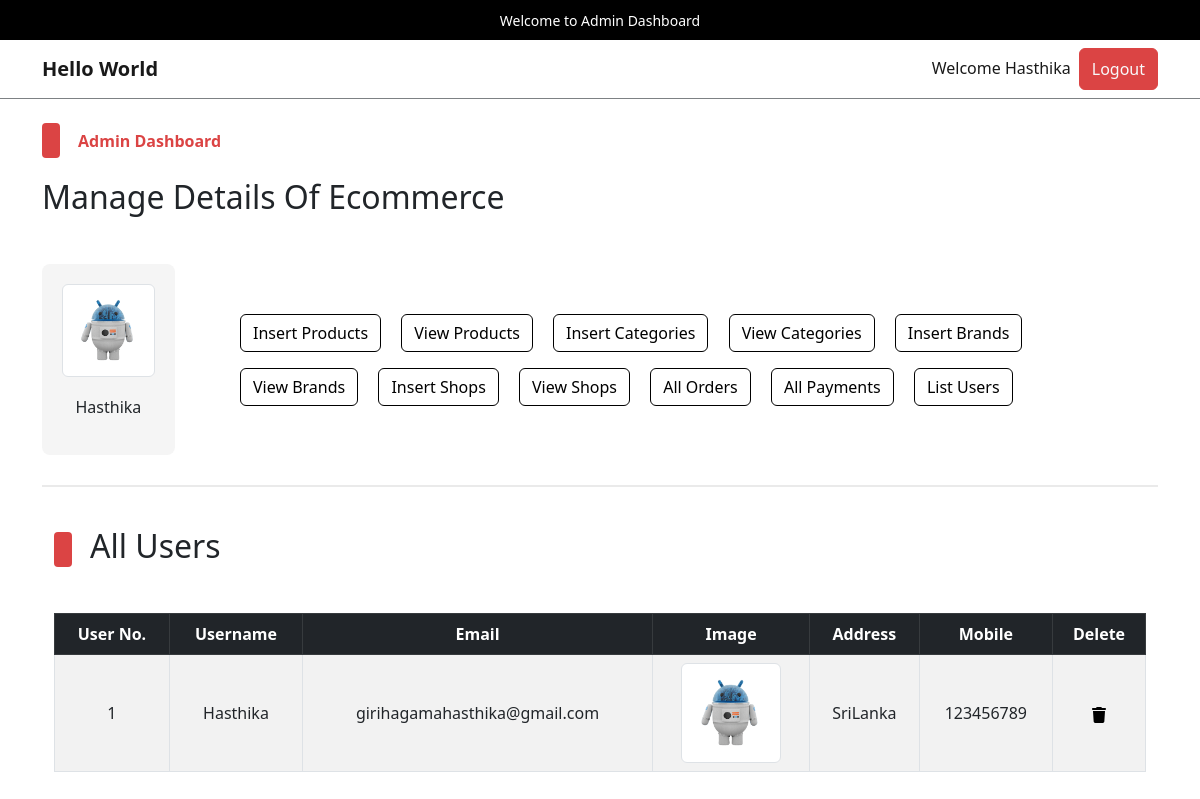
/admin/index.php?list_users (signed in), run on the app's committed database.
### tables this page shows
CREATE TABLE `admin_table` (
  `admin_id` int(11) NOT NULL,
  `admin_name` varchar(100) NOT NULL,
  `admin_email` varchar(200) NOT NULL,
  `admin_image` varchar(255) NOT NULL,
  `admin_password` varchar(255) NOT NULL
);

CREATE TABLE `user_table` (
  `user_id` int(11) NOT NULL,
  `username` varchar(100) NOT NULL,
  `user_email` varchar(100) NOT NULL,
  `user_password` varchar(255) NOT NULL,
  `user_image` varchar(255) NOT NULL,
  `user_ip` varchar(100) NOT NULL,
  `user_address` varchar(255) NOT NULL,
  `user_mobile` varchar(20) NOT NULL
);

### admin/list_users.php (the view, shortened to what this page needs)
<!DOCTYPE html>
<html lang="en">
<head>
</head>
<body>
    <div class="container">
        <div class="categ-header">
            <div class="sub-title">
                <span class="shape"></span>
                <h2>All Users</h2>
            </div>
        </div>
        <div class="table-data">
            <table class="table table-bordered table-hover table-striped text-center">
                <thead class="table-dark">
                    <?php
                    $get_user_query = "SELECT * FROM `user_table`";
                    $get_user_result = mysqli_query($con, $get_user_query);
                    $row_count = mysqli_num_rows($get_user_result);
                    if($row_count!=0){
                        echo "
                        <tr>
                        <th>User No.</th>
                        <th>Username</th>
                        <th>Email</th>
                        <th>Image</th>
                        <th>Address</th>
                        <th>Mobile</th>
                        <th>Delete</th>
                    </tr>
                    ";
                    }
                    ?>
                </thead>
                <tbody>
                    <?php
                    if ($row_count == 0) {
                        echo "<h2 class='text-center text-light p-2 bg-dark'>No users yet</h2>";
                    } else {
                        $id_number = 1;
                        while ($row_fetch_users = mysqli_fetch_array($get_user_result)) {
                            $user_id = $row_fetch_users['user_id'];
                            $username = $row_fetch_users['username'];
                            $user_email = $row_fetch_users['user_email'];
                            $user_image = $row_fetch_users['user_image'];
                            $user_address = $row_fetch_users['user_address'];
                            $user_mobile = $row_fetch_users['user_mobile'];
                            echo "
                            <tr>
                            <td>$id_number</td>
                            <td>$username</td>
                            <td>$user_email</td>
                            <td>
                                <img src='../users_area/user_images/$user_image' alt='$username photo' class='img-thumbnail' width='100px'/>
                            </td>
                            <td>$user_address</td>
                            <td>$user_mobile</td>
                            <td>
                                <a href='index.php?delete_user=$user_id' data-bs-toggle='modal' data-bs-target='#deleteModal_$user_id'>
                                </a>
                                <div class='modal fade' id='deleteModal_$user_id' tabindex='-1' aria-labelledby='deleteModal_$user_id.Label' aria-hidden='true'>
                                                            <a class='text-light' href='index.php?delete_payment=$user_id'>
                                                                Delete <strong>$username</strong>
                                                            </a>
                                </div>
                            </td>
                        </tr>
                            ";
                            $id_number++;
                        }
                    }
                    ?>
                </tbody>
            </table>
        </div>
    </div>
</body>
</html>

### admin/index.php (shortened to what this page needs)
<?php
    include('../functions/common_functions.php');
    if(isset($_SESSION['admin_username'])){
        $admin_name = $_SESSION['admin_username'];
        $get_admin_data = "SELECT * FROM `admin_table` WHERE admin_name = '$admin_name'";
        $get_admin_result = mysqli_query($con,$get_admin_data);
        $row_fetch_admin_data = mysqli_fetch_array($get_admin_result);
        $admin_name = $row_fetch_admin_data['admin_name'];
        $admin_image = $row_fetch_admin_data['admin_image'];
    }else{
        echo "<script>window.open('./admin_login.php','_self');</script>";
    }
?>
<!DOCTYPE html>
<html lang="en">
<head>
    <link rel="stylesheet" href="../assets/css/bootstrap.css" />
    <link rel="stylesheet" href="../assets/css/main.css" />
</head>
<body>
    <div class="upper-nav primary-bg p-2 px-3 text-center text-break">
        <span>Welcome to Admin Dashboard</span>
    </div>
    <nav class="navbar navbar-expand-lg navbar-light bg-light">
        <div class="container">
            <a class="navbar-brand fw-bold" href="#">Hello World</a>
            <div class="collapse navbar-collapse" id="navbarSupportedContentad">
                <ul class="navbar-nav ms-auto mb-2 mb-lg-0">
                    <li class="nav-item">
                        <a class="nav-link active" aria-current="page" href="#">Welcome <?php echo $admin_name;?></a>
                    </li>
                    <li class="nav-item">
                    <button class="btn btn-primary p-0 px-1">
                            <a href="./admin_logout.php" class="nav-link text-light">Logout</a>
                        </button>
                    </li>
                </ul>
            </div>
        </div>
    </nav>
    <div class="control">
        <div class="container pt-4 pb-0">
            <div class="categ-header">
                <div class="sub-title">
                    <span class="shape"></span>
                    <span class="title">Admin Dashboard</span>
                </div>
                <h2>Manage Details Of Ecommerce</h2>
            </div>
            <div class="row align-items-center">
                <div class="col-md-2">
                    <div class="admin-image">
                        <a href="./index.php"><img src="./admin_images/<?php echo $admin_image;?>" class="img-thumbnail" alt="Admin Photo"></a>
                        <p><?php echo $admin_name;?></p>
                    </div>
                </div>
                <div class="col-md-10">
                    <div class="buttons">
                        <button class="btn btn-outline-primary m-2">
                            <a href="./insert_product.php" class="nav-link">Insert Products</a>
                        </button>
                        <button class="btn btn-outline-primary m-2">
                            <a href="index.php?view_products" class="nav-link">View Products</a>
                        </button>
                        <button class="btn btn-outline-primary m-2">
                            <a href="index.php?insert_category" class="nav-link">Insert Categories</a>
                        </button>
                        <button class="btn btn-outline-primary m-2">
                            <a href="index.php?view_categories" class="nav-link">View Categories</a>
                        </button>
                        <button class="btn btn-outline-primary m-2">
                            <a href="index.php?insert_brand" class="nav-link">Insert Brands</a>
                        </button>
                        <button class="btn btn-outline-primary m-2">
                            <a href="index.php?view_brands" class="nav-link">View Brands</a>
                        </button>
                        <button class="btn btn-outline-primary m-2">
                            <a href="index.php?insert_shops" class="nav-link">Insert Shops</a>
                        </button>
                        <button class="btn btn-outline-primary m-2">
                            <a href="index.php?view_shops" class="nav-link">View Shops</a>
                        </button>
                        <button class="btn btn-outline-primary m-2">
                            <a href="index.php?list_orders" class="nav-link">All Orders</a>
                        </button>
                        <button class="btn btn-outline-primary m-2">
                            <a href="index.php?list_payments" class="nav-link">All Payments</a>
                        </button>
                        <button class="btn btn-outline-primary m-2">
                            <a href="index.php?list_users" class="nav-link">List Users</a>
                        </button>
                    </div>
                </div>
            </div>
        </div>
    </div>
    <div class="container">
        <div class="divider"></div>
    </div>
    <div class="change-page">
        <div class="container">
            <?php
            if(isset($_GET['list_users'])){
                include('./list_users.php');
            }
            ?>
        </div>
    </div>
</body>
</html>

### assets/css/main.css (style rules this page uses)
* { -webkit-box-sizing: border-box; -moz-box-sizing: border-box; box-sizing: border-box; margin: 0; padding: 0; }
html { scroll-behavior: smooth; }
a { text-decoration: none; color: #000000; cursor: pointer; }
button, input[type="submit"] { cursor: pointer; }
ul { list-style: none; }
.primary-bg { background-color: #000; }
.divider { background-color: #eaeaea; height: 1.5px; width: 100%; margin-top: 30px; margin-bottom: 40px; }
.container .categ-header { display: flex; flex-direction: column; gap: 20px; margin-bottom: 40px; }
.container .categ-header .sub-title { display: flex; flex-direction: row; gap: 18px; align-items: center; }
.container .categ-header .sub-title span:nth-of-type(1) { width: 18px; height: 35px; background-color: #DB4444; border-radius: 4px; -webkit-border-radius: 4px; -moz-border-radius: 4px; -ms-border-radius: 4px; -o-border-radius: 4px; }
.shape { display: inline-block; width: 18px; height: 35px; background-color: #DB4444; border-radius: 4px; -webkit-border-radius: 4px; -moz-border-radius: 4px; -ms-border-radius: 4px; -o-border-radius: 4px; }
.container .categ-header .sub-title span:nth-of-type(2) { color: #DB4444; font-weight: bold; }
.upper-nav span { color: #ffffff; font-size: 14px; }
.bg-light { background-color: #ffffff !important; border-bottom: 1px solid #7D8184; }
.control .container .row .admin-image { width: 80%; background-color: #F5F5F5; padding: 20px; display: flex; flex-direction: column; gap:18px; align-items: center; border-radius: 8px; -webkit-border-radius: 8px; -moz-border-radius: 8px; -ms-border-radius: 8px; -o-border-radius: 8px; }
.control .container .row .admin-image img { width: 100%; }
.control .container .row .buttons a.nav-link { transition: 0s; -webkit-transition: 0s; -moz-transition: 0s; -ms-transition: 0s; -o-transition: 0s; }
td { vertical-align: middle; }

### data on the page
admin_table: admin_name "Hasthika", admin_image (picture)
user_table: username "Hasthika", user_email "girihagamahasthika@gmail.com", user_image (picture), user_address "SriLanka", user_mobile "123456789"
